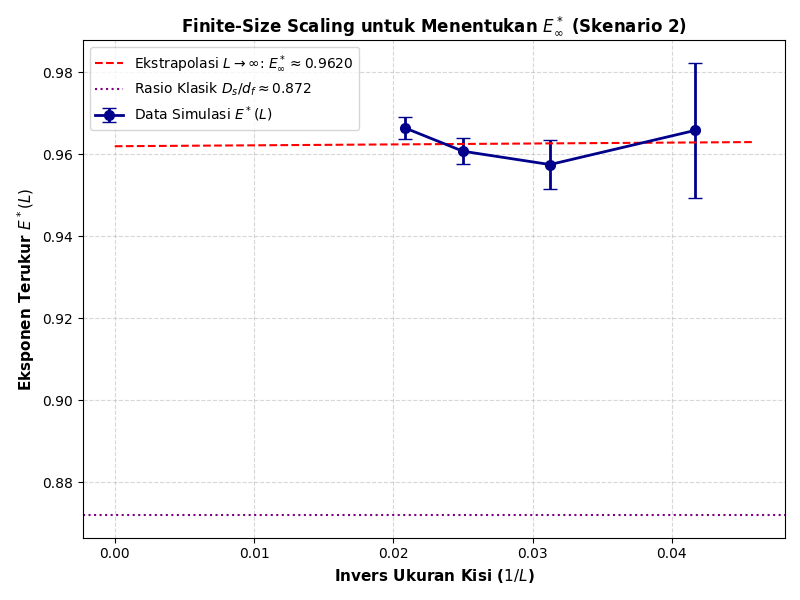

Generate this figure with Python:
import numpy as np
import matplotlib.pyplot as plt
from scipy.ndimage import label, binary_dilation
from scipy.stats import linregress

def compute_cluster_scaling(grid, p_c=0.3116, min_v=50):
    """
    Mengekstrak eksponen scaling E* khusus untuk klaster dalam scaling regime (V >= min_v).
    """
    struct_6 = np.zeros((3, 3, 3), dtype=int)
    struct_6[1, 1, :] = 1; struct_6[1, :, 1] = 1; struct_6[:, 1, 1] = 1

    labeled, num_feat = label(grid, structure=struct_6)
    if num_feat == 0:
        return None, None

    volumes, areas = [], []
    for cid in range(1, num_feat + 1):
        mask = (labeled == cid)
        v = np.sum(mask)
        if v >= min_v:
            # Hitung permukaan eksak (boundary voxel)
            dilated = binary_dilation(mask)
            a = np.sum(dilated & (~mask))
            volumes.append(v)
            areas.append(a)

    if len(volumes) < 10:
        return None, None

    log_v = np.log10(volumes)
    log_a = np.log10(areas)
    
    slope, intercept, r_val, _, std_err = linregress(log_v, log_a)
    return slope, std_err

def run_irreducible_exponent_experiment(L_list=[24, 32, 40, 48], realizations_per_L=6):
    print("==================================================")
    print("   UJI SKENARIO 2: EKSTRAPOLASI ASIMPTOTIK E*     ")
    print("==================================================")

    p_c = 0.3116
    e_star_means = []
    e_star_errs = []
    inv_L = [1.0 / L for L in L_list]

    for L in L_list:
        slopes = []
        print(f"Memproses L = {L}...", end="")
        for r in range(realizations_per_L):
            grid = (np.random.rand(L, L, L) < p_c).astype(int)
            slope, err = compute_cluster_scaling(grid, p_c=p_c, min_v=40)
            if slope is not None:
                slopes.append(slope)
        
        mean_s = np.mean(slopes)
        std_s = np.std(slopes) / np.sqrt(len(slopes))
        e_star_means.append(mean_s)
        e_star_errs.append(std_s)
        print(f" -> E*(L={L}) = {mean_s:.4f} ± {std_s:.4f}")

    # Ekstrapolasi Linier L -> infinity (1/L -> 0)
    slope_fss, intercept_fss, r_fss, _, err_fss = linregress(inv_L, e_star_means)
    e_star_inf = intercept_fss  # Nilai pada 1/L = 0

    print("\n--------------------------------------------------")
    print("HASIL EKSTRAPOLASI FINITE-SIZE SCALING (L -> ∞):")
    print("--------------------------------------------------")
    print(f"Eksponen Kritis Asimptotik (E* ∞) : {e_star_inf:.4f} ± {err_fss:.4f}")
    print(f"Nilai Pembanding Classical Ds/df : ~0.8720")
    print(f"Selisih Definitif (Deviation)     : {abs(e_star_inf - 0.872):.4f}")
    print("--------------------------------------------------")

    # Visualisasi Finite-Size Scaling Plot
    plt.figure(figsize=(8, 6))
    plt.errorbar(inv_L, e_star_means, yerr=e_star_errs, fmt='o-', color='darkblue', 
                 linewidth=2, capsize=5, markersize=7, label=r'Data Simulasi $E^*(L)$')
    
    # Plot Garis Fit Ekstrapolasi
    x_fit = np.linspace(0, max(inv_L) * 1.1, 50)
    y_fit = slope_fss * x_fit + intercept_fss
    plt.plot(x_fit, y_fit, 'r--', label=rf'Ekstrapolasi $L \to \infty$: $E^*_\infty \approx {e_star_inf:.4f}$')

    plt.axhline(0.872, color='purple', linestyle=':', label=r'Rasio Klasik $D_s/d_f \approx 0.872$')
    
    plt.xlabel(r'Invers Ukuran Kisi ($1/L$)', fontsize=11, fontweight='bold')
    plt.ylabel(r'Eksponen Terukur $E^*(L)$', fontsize=11, fontweight='bold')
    plt.title(r'Finite-Size Scaling untuk Menentukan $E^*_\infty$ (Skenario 2)', fontsize=12, fontweight='bold')
    plt.grid(True, linestyle='--', alpha=0.5)
    plt.legend(fontsize=10)
    
    plt.tight_layout()
    plt.show()

if __name__ == "__main__":
    run_irreducible_exponent_experiment(L_list=[24, 32, 40, 48], realizations_per_L=5)
